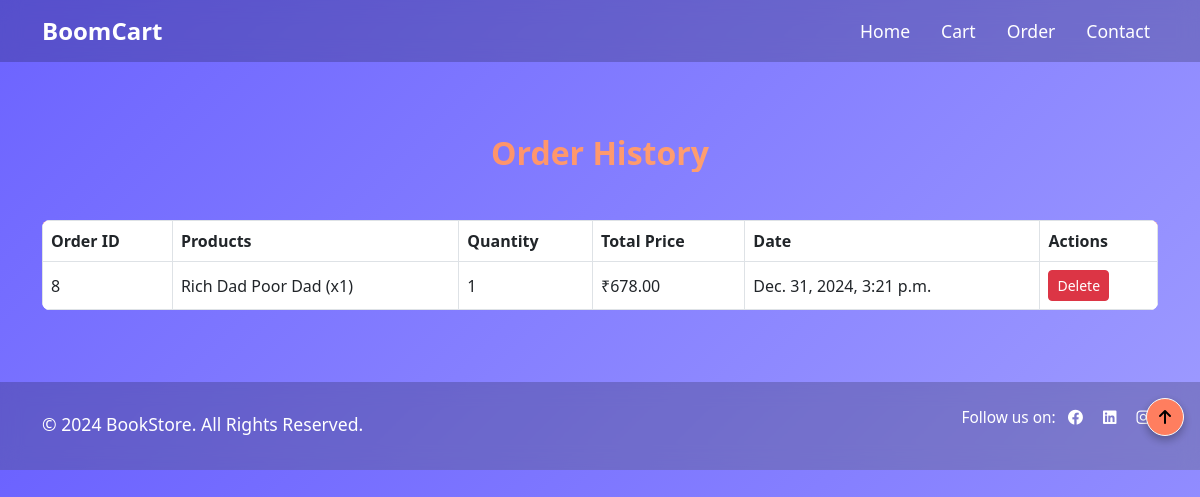
Screenshot of /orders/ (signed in) with the database file from the repository.
### home/models.py (models this page shows, shortened)
class Order(models.Model):
    user = models.ForeignKey(User, on_delete=models.CASCADE)
    created_at = models.DateTimeField(auto_now_add=True)
    def total_price(self):
        return sum(item.total_price() for item in self.order_items.all())

class OrderItem(models.Model):
    order = models.ForeignKey(Order, on_delete=models.CASCADE, related_name='order_items')
    product = models.ForeignKey(Product, on_delete=models.CASCADE)
    quantity = models.PositiveIntegerField()
    def total_price(self):
        return self.quantity * self.product.price

class Product(models.Model):
    name = models.CharField(max_length=255)
    author = models.CharField(max_length=255)
    price = models.DecimalField(max_digits=10, decimal_places=2)
    description = models.TextField()
    image = models.ImageField(upload_to='product_images/')
    stock = models.PositiveIntegerField()

### home/views.py (the view)
# urls.py: path('orders/', order_history, name='order_history'),
@login_required(login_url='/accounts/login/')
def order_history(request):
    orders = Order.objects.filter(user=request.user).order_by('-created_at')
    return render(request, 'order_history.html', {'orders': orders})

### home/templates/order_history.html (shortened to what this page needs)
{% extends "base.html" %}
{% block content %}
<div class="container my-5">
    <h2 class="text-center mb-5 fw-bold text-gradient">Order History</h2>
    <table class="table table-bordered table-hover">
        <thead class="bg-danger text-white">
            <tr>
                <th>Order ID</th>
                <th>Products</th>
                <th>Quantity</th>
                <th>Total Price</th>
                <th>Date</th>
                <th>Actions</th>
            </tr>
        </thead>
        <tbody>
            {% for order in orders %}
            <tr>
                <td class="align-middle">{{ order.id }}</td>
                <td class="align-middle">
                    {% for item in order.order_items.all %}
                        {{ item.product.name }} (x{{ item.quantity }})<br>
                    {% endfor %}
                </td>
                <td class="align-middle">{{ order.order_items.count }}</td>
                <td class="align-middle">₹{{ order.total_price }}</td>
                <td class="align-middle">{{ order.created_at }}</td>
                <td class="align-middle">
                    <form method="POST" action="{% url 'delete_order' order.id %}">
                        <button type="submit" class="btn btn-danger btn-sm">Delete</button>
                    </form>
                </td>
            </tr>
            {% endfor %}
        </tbody>
    </table>
</div>
{% endblock %}

### home/static/style.css (style rules this page uses)
body { font-family: 'Arial', sans-serif; background-color: #f8f9fa; }
.text-gradient { background: linear-gradient(to right, #ff7e5f, #feb47b); -webkit-background-clip: text; -webkit-text-fill-color: transparent; }
.table { background-color: white; }
.table { background-color: #ffffff; border-radius: 8px; overflow: hidden; }
.btn-danger { transition: transform 0.3s ease-in-out, box-shadow 0.3s ease-in-out; }
body { background: #3e1e68; color: #fff; font-family: 'Segoe UI', sans-serif; overflow-x: hidden; margin: 0; height: auto; }
.container { animation: fadeIn 1s ease-in-out; }

### home/templates/base.html (style rules this page uses)
body { background: linear-gradient(135deg, #6C63FF, #9E9BFF); color: #fff; font-family: 'Segoe UI', sans-serif; overflow-x: hidden; }

### rows the page displays
Order: id "8", order_items.count "1", total_price "678.00", created_at "Dec. 31, 2024, 3:21 p.m."
OrderItem: product.name "Rich Dad Poor Dad", quantity "1"
